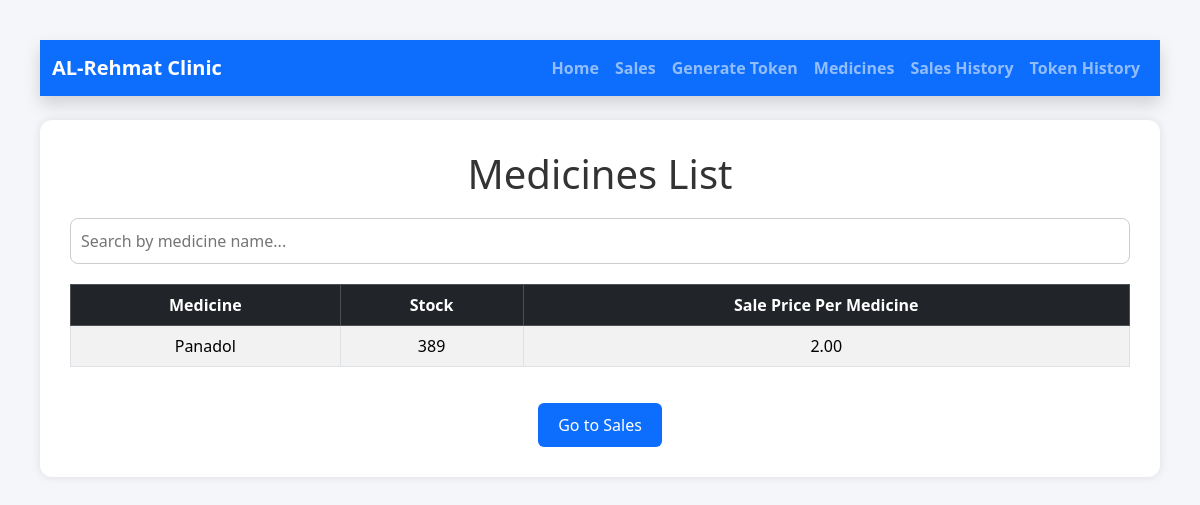
The page /medicines on the database its author committed.
### pharmacy/models.py (models this page shows, shortened)
class Medicine(models.Model):
    name = models.CharField(max_length=100, unique=True)
    stock = models.IntegerField(default=0)
    sale_price = models.DecimalField(max_digits=10, decimal_places=2)
    original_price = models.DecimalField(max_digits=10, decimal_places=2)

### pharmacy/views.py (the view)
# urls.py: path('medicines', views.medicine_list, name='medicine_list'),
def medicine_list(request):
    medicines = Medicine.objects.all()
    return render(request, 'pharmacy/medicine_list.html', {'medicines': medicines})

### pharmacy/templates/pharmacy/medicine_list.html (shortened to what this page needs)
<!DOCTYPE html>
<html lang="en">
<head>
    <link href="https://cdn.jsdelivr.net/npm/bootstrap@5.3.2/dist/css/bootstrap.min.css" rel="stylesheet">
</head>
<body>
 <nav class="navbar navbar-expand-lg navbar-dark bg-primary mb-4 shadow">
  <div class="container-fluid">
    <a class="navbar-brand fw-bold" href="{% url 'pharmacy:dashboard' %}">AL-Rehmat Clinic</a>
    <div class="collapse navbar-collapse" id="navbarNav">
      <ul class="navbar-nav ms-auto">
        <li class="nav-item">
          <a class="nav-link fw-bold" href="{% url 'pharmacy:dashboard' %}">Home</a>
        </li>
        <li class="nav-item">
          <a class="nav-link fw-bold" href="{% url 'pharmacy:sales' %}">Sales</a>
        </li>
        <li class="nav-item">
          <a class="nav-link fw-bold" href="{% url 'pharmacy:ultrasound_appointment' %}">Generate Token</a>
        </li>
        <li class="nav-item">
          <a class="nav-link fw-bold " aria-current="page" href="{% url 'pharmacy:medicine_list' %}">Medicines</a>
        </li>
        <li class="nav-item">
          <a class="nav-link fw-bold" href="{% url 'pharmacy:sales_history' %}">Sales History</a>
        </li>
        <li class="nav-item">
          <a class="nav-link fw-bold" href="{% url 'pharmacy:ultrasound_appointment_history' %}">Token History</a>
        </li>
      </ul>
    </div>
  </div>
</nav>
    <div class="container">
        <h1>Medicines List</h1>
        <input type="text" id="searchInput" placeholder="Search by medicine name...">
        <div class="table-responsive">
            <table class="table table-bordered table-striped table-hover" id="medicineTable">
                <thead class="table-dark">
                    <tr>
                        <th>Medicine</th>
                        <th>Stock</th>
                        <th>Sale Price Per Medicine</th>
                    </tr>
                </thead>
                <tbody>
                    {% for medicine in medicines %}
                    <tr>
                        <td>{{ medicine.name }}</td>
                        <td>{{ medicine.stock }}</td>
                        <td>{{ medicine.sale_price }}</td>
                    </tr>
                    {% endfor %}
                </tbody>
            </table>
        </div>
        <div class="text-center">
            <a class="btn-go" href="{% url 'pharmacy:sales' %}">Go to Sales</a>
        </div>
    </div>
</body>
</html>

### pharmacy/templates/pharmacy/medicine_list.html (style rules this page uses)
body { background-color: #f4f6f9; padding: 40px; font-family: 'Segoe UI', sans-serif; }
.container { background-color: white; padding: 30px; border-radius: 12px; box-shadow: 0 0 10px rgba(0,0,0,0.1); }
h1 { text-align: center; margin-bottom: 20px; color: #333; }
table th, table td { text-align: center; vertical-align: middle; }
.btn-go { display: inline-block; margin-top: 20px; padding: 10px 20px; background-color: #0d6efd; color: white; border-radius: 6px; text-decoration: none; transition: background-color 0.2s ease; }
#searchInput { margin-bottom: 20px; width: 100%; padding: 10px; border: 1px solid #ccc; border-radius: 8px; }

### rows shown on the page
Medicine: name "Panadol", stock "389", sale_price "2.00"
